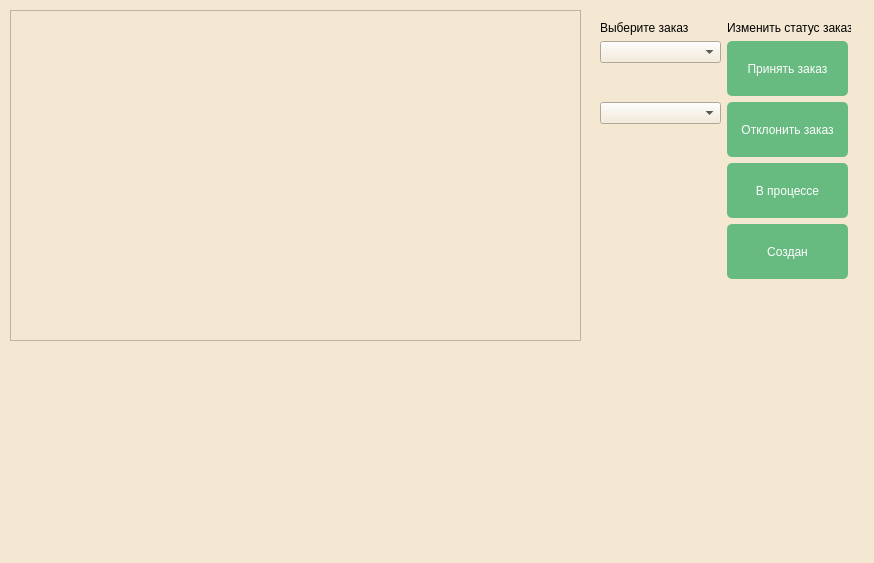
<?xml version="1.0" encoding="UTF-8"?>
<ui version="4.0">
 <class>Dialo_edit_orders</class>
 <widget class="QDialog" name="Dialo_edit_orders">
  <property name="geometry">
   <rect>
    <x>0</x>
    <y>0</y>
    <width>874</width>
    <height>563</height>
   </rect>
  </property>
  <property name="windowTitle">
   <string>Мастер пол | Просмотр заказов</string>
  </property>
  <property name="styleSheet">
   <string notr="true">background-color: rgb(244, 232, 211);</string>
  </property>
  <widget class="QTableWidget" name="tableWidget_orders_output">
   <property name="geometry">
    <rect>
     <x>10</x>
     <y>10</y>
     <width>571</width>
     <height>331</height>
    </rect>
   </property>
  </widget>
  <widget class="QWidget" name="layoutWidget">
   <property name="geometry">
    <rect>
     <x>600</x>
     <y>20</y>
     <width>251</width>
     <height>259</height>
    </rect>
   </property>
   <layout class="QFormLayout" name="formLayout">
    <item row="0" column="0">
     <widget class="QLabel" name="label">
      <property name="text">
       <string>Выберите заказ</string>
      </property>
     </widget>
    </item>
    <item row="1" column="0">
     <widget class="QComboBox" name="comboBox_change_name_partner">
      <property name="minimumSize">
       <size>
        <width>121</width>
        <height>0</height>
       </size>
      </property>
     </widget>
    </item>
    <item row="1" column="1">
     <widget class="QPushButton" name="pushButton_confirm_order">
      <property name="sizePolicy">
       <sizepolicy hsizetype="Fixed" vsizetype="Fixed">
        <horstretch>121</horstretch>
        <verstretch>121</verstretch>
       </sizepolicy>
      </property>
      <property name="minimumSize">
       <size>
        <width>121</width>
        <height>55</height>
       </size>
      </property>
      <property name="styleSheet">
       <string notr="true">QPushButton 
{     
background-color: #67BA80;  /* Цвет фона кнопки */    
color: white;  /* Цвет текста */     border-radius: 5px;  /* Скругленные углы */ 
}</string>
      </property>
      <property name="text">
       <string>Принять заказ</string>
      </property>
     </widget>
    </item>
    <item row="2" column="1">
     <widget class="QPushButton" name="pushButton_canceled_order">
      <property name="sizePolicy">
       <sizepolicy hsizetype="Fixed" vsizetype="Fixed">
        <horstretch>121</horstretch>
        <verstretch>121</verstretch>
       </sizepolicy>
      </property>
      <property name="minimumSize">
       <size>
        <width>121</width>
        <height>55</height>
       </size>
      </property>
      <property name="styleSheet">
       <string notr="true">QPushButton 
{     
background-color: #67BA80;  /* Цвет фона кнопки */    
color: white;  /* Цвет текста */     border-radius: 5px;  /* Скругленные углы */ 
}</string>
      </property>
      <property name="text">
       <string>Отклонить заказ</string>
      </property>
     </widget>
    </item>
    <item row="2" column="0">
     <widget class="QComboBox" name="comboBox_change_order_partner">
      <property name="minimumSize">
       <size>
        <width>121</width>
        <height>0</height>
       </size>
      </property>
     </widget>
    </item>
    <item row="0" column="1">
     <widget class="QLabel" name="label_2">
      <property name="text">
       <string>Изменить статус заказа</string>
      </property>
     </widget>
    </item>
    <item row="3" column="1">
     <widget class="QPushButton" name="pushButton_in_process">
      <property name="sizePolicy">
       <sizepolicy hsizetype="Fixed" vsizetype="Fixed">
        <horstretch>121</horstretch>
        <verstretch>121</verstretch>
       </sizepolicy>
      </property>
      <property name="minimumSize">
       <size>
        <width>121</width>
        <height>55</height>
       </size>
      </property>
      <property name="styleSheet">
       <string notr="true">QPushButton 
{     
background-color: #67BA80;  /* Цвет фона кнопки */    
color: white;  /* Цвет текста */     border-radius: 5px;  /* Скругленные углы */ 
}</string>
      </property>
      <property name="text">
       <string>В процессе</string>
      </property>
     </widget>
    </item>
    <item row="4" column="1">
     <widget class="QPushButton" name="pushButton_order_created">
      <property name="sizePolicy">
       <sizepolicy hsizetype="Fixed" vsizetype="Fixed">
        <horstretch>121</horstretch>
        <verstretch>121</verstretch>
       </sizepolicy>
      </property>
      <property name="minimumSize">
       <size>
        <width>121</width>
        <height>55</height>
       </size>
      </property>
      <property name="styleSheet">
       <string notr="true">QPushButton 
{     
background-color: #67BA80;  /* Цвет фона кнопки */    
color: white;  /* Цвет текста */     border-radius: 5px;  /* Скругленные углы */ 
}</string>
      </property>
      <property name="text">
       <string>Создан</string>
      </property>
     </widget>
    </item>
   </layout>
  </widget>
 </widget>
 <resources/>
 <connections/>
</ui>
